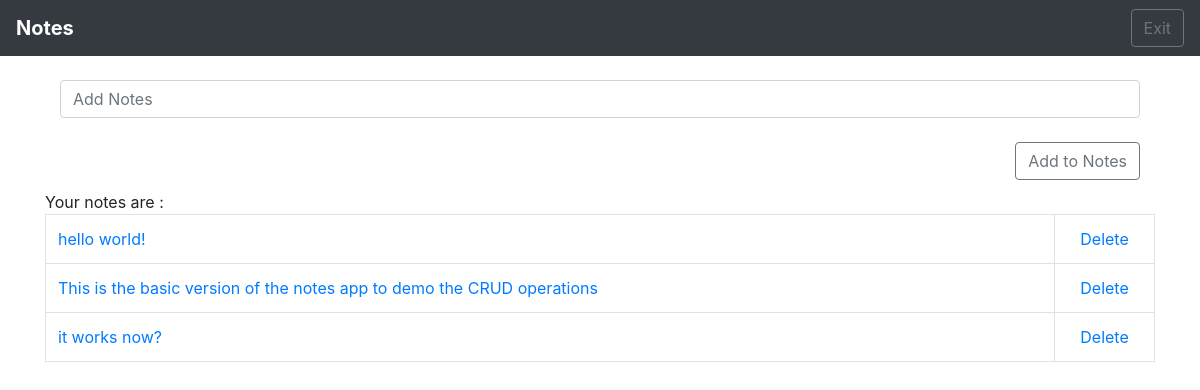
The app's page /home, older data.
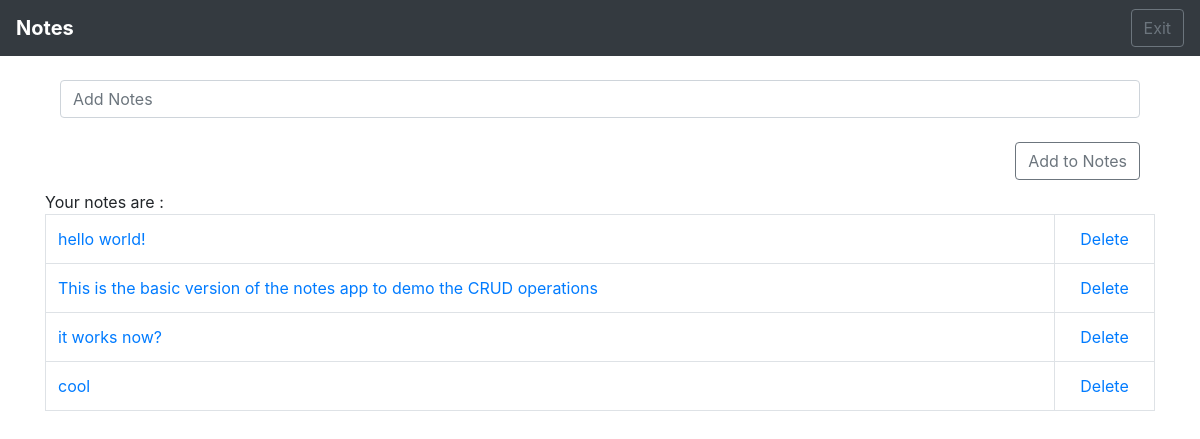
The same page, newer data.
### notes_list_app/models.py (models this page shows, shortened)
class List(models.Model):
    item = models.CharField(max_length= 1023)
    objects = models.Manager

### notes_list_app/views.py (the view)
# urls.py: 2. Add a URL to urlpatterns:  path('', views.home, name='home')
def home(request):
    if request.method == 'POST':
        form = Listform(request.POST or None)
        if form.is_valid():
            form.save()
            all_items = List.objects.all
            messages.success(request, ('Notes have been added to the list'))
            return render(request, 'home.html', {'all_items': all_items})
        else:
            all_items = List.objects.all
            return render(request, 'home.html', {'all_items': all_items})
    else:
        all_items = List.objects.all
        return render(request, 'home.html', {'all_items': all_items})

### notes_list_app/templates/home.html (shortened to what this page needs)
{% extends 'base.html' %}
{% block content %}
<div class="container">
    <form class="form my-2 my-lg-0" method="POST">
      <input class="form-control mr-sm-2" type="search" placeholder="Add Notes" aria-label="note" name = "item">
      <br/>
      <button class="btn btn-outline-secondary my-2 my-sm-0" type="submit" style="float: right;">Add to Notes</button>
      <br/>
    </form>
</div>
<br/>
Your notes are :
<br/>
{% if all_items %}
    <table class="table table-bordered">
        {% for things in all_items %}
                <tr>
                <td><a href = "{% url 'edit' things.id %}">{{ things.item }}</a></td>
                <td align="center" style="width:100px"><a href="{% url 'delete' things.id %}">Delete</a></td>
                </tr>
        {% endfor %}
    </table>
{% endif %}
{% endblock %}

Row changes from the older to the newer data that the page shows:
added List: item "cool"
